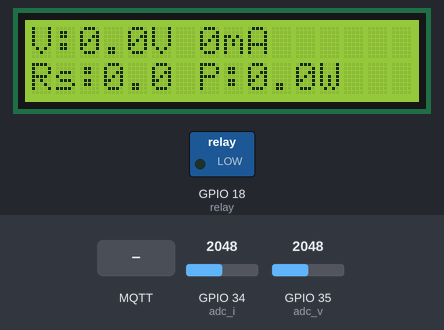
This program was run on a simulated ESP32 board running MicroPython. Shown: 16×2 character LCD, switched loads named in the program (green lamp = pin HIGH). The inputs (shaded band) are chosen by the test bench; at power-on: GPIO 34 (adc_i) = 2048, GPIO 35 (adc_v) = 2048 (analog values on the 0–4095 scale). WiFi joins after 1.5 s; no MQTT or app messages arrive unless stated; the clock reads 2024-03-15 10:24:30 at power-on unless the program sets it; library files of the repository ran but are not shown: boot.py, i2c_lcd.py; what the program prints to the serial console is not drawn.

Above: at 10.7 s.
10.8 s: MQTT message "1" arrives on the first subscribed topic
At 11.4 s:
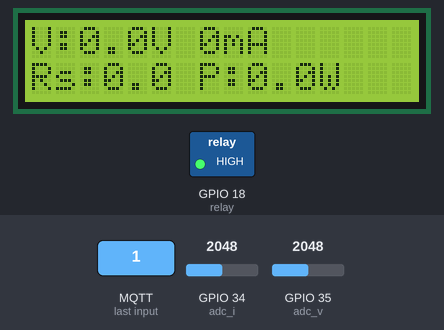
12.3 s: MQTT message "0" arrives on the first subscribed topic
At 12.7 s:
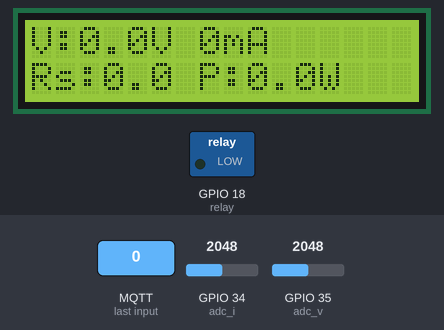
14.1 s: MQTT message "ON" arrives on the first subscribed topic
At 15.0 s:
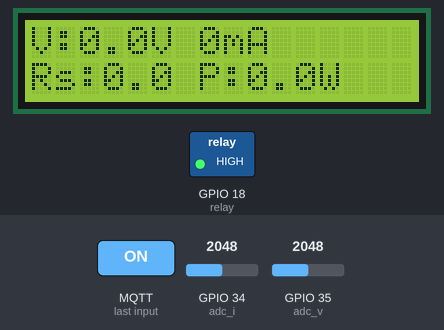
15.6 s: MQTT message "OFF" arrives on the first subscribed topic
At 16.4 s:
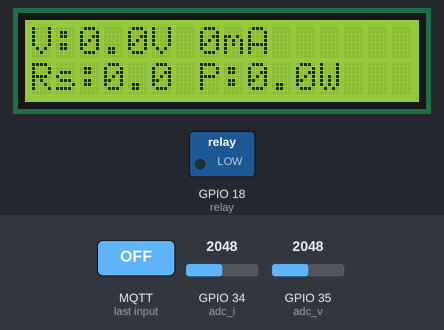
Timing chart, 0 to 18.1 s (numbered marks = the images above; inputs shaded):
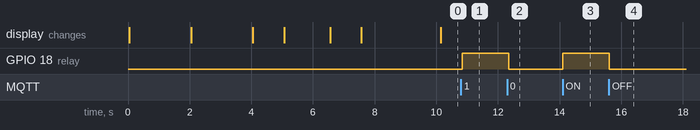

The program:

main.py
```python
from machine import Pin, ADC, I2C
import network
import time
from umqtt.simple import MQTTClient
import math
from i2c_lcd import I2cLcd

# ==============================
# LCD Setup
# ==============================
i2c = I2C(0, scl=Pin(26), sda=Pin(27), freq=400000)
lcd = I2cLcd(i2c, 0x27, 2, 16)

lcd.clear()
lcd.putstr("Hello")
lcd.move_to(0, 1)
lcd.putstr("Smart Plug")
time.sleep(2)
lcd.clear()

# ==============================
# WiFi Config
# ==============================
SSID     = "iQOO Neo9 Pro"
PASSWORD = "12345678"

# ==============================
# Adafruit IO Config
# ==============================
AIO_USERNAME = "yuvrajsingh01"
AIO_KEY      = "aio_loIa11XRcEMmpRm2lDmY4RIQeLoN"

RELAY_FEED   = "relay"
TIMER_FEED   = "timer"
RESET_FEED   = "reset"

VOLTAGE_FEED = "voltage"
CURRENT_FEED = "current"
POWER_FEED   = "power"
ENERGY_FEED  = "energy"
STATUS_FEED  = "status"
ALERT_FEED   = "alerts"
COST_FEED    = "cost"

# ==============================
# Relay
# ==============================
relay        = Pin(18, Pin.OUT)
relay.value(0)           # Start OFF for safety
relay_state  = "OFF"
last_status  = ""

# ==============================
# Timer
# ==============================
timer_value  = 0
timer_start  = 0
timer_active = False

# ==============================
# Safety
# ==============================
MAX_CURRENT      = 2.0    # Amps
MAX_POWER        = 300.0  # Watts
safety_triggered = False
safety_reason    = ""

# ==============================
# ADC Setup
# ==============================
adc_v = ADC(Pin(35))
adc_v.atten(ADC.ATTN_11DB)
adc_v.width(ADC.WIDTH_12BIT)

adc_i = ADC(Pin(34))
adc_i.atten(ADC.ATTN_11DB)
adc_i.width(ADC.WIDTH_12BIT)

ADC_MAX = 4095
VREF    = 3.3
SAMPLES = 1000   # For voltage RMS

# ==============================
# ACS712 Current Sensor Config
# Mirrors Arduino: ACS712 ACS(34, 3.3, 4095, 125)
#
# ACS_SENSITIVITY  = mV per Amp
#   5A  module → 185 mV/A
#   20A module → 100 mV/A
#   30A module → 66  mV/A
# ==============================
ACS_SENSITIVITY    = 110      # mV/A — change for 20A=100, 30A=66
CALIBRATION_OFFSET = 75        # Set to 0 first, tune after testing
NOISE_FLOOR_MA     = 5.0      # mA  — mirrors Arduino: if (mA <= 5) mA = 0
AC_SAMPLES         = 100      # mirrors Arduino: for (int i = 0; i < 100; i++)

# ==============================
# Voltage Config
# ==============================
CALIBRATION_FACTOR = 466.1
NOISE_THRESHOLD_V  = 0.03
alpha_v            = 0.6
last_voltage       = 0.0

# ==============================
# Cost
# ==============================
COST_PER_UNIT = 8.0     # Rs per kWh

# ==============================
# State
# ==============================
energy           = 0.0
last_alert       = ""
current_midpoint = 2048   # Will be calibrated at boot

# ==============================
# Helper: ADC Midpoint
# ==============================
def get_midpoint(adc, samples=500):
    total = 0
    for _ in range(samples):
        total += adc.read()
        time.sleep_us(200)
    return total / samples

# ==============================
# WiFi Connect
# ==============================
def connect_wifi():
    wifi = network.WLAN(network.STA_IF)
    wifi.active(True)
    wifi.connect(SSID, PASSWORD)
    lcd.clear()
    lcd.putstr("Connecting WiFi")
    attempts = 0
    while not wifi.isconnected():
        time.sleep(1)
        attempts += 1
        if attempts > 20:
            lcd.clear()
            lcd.putstr("WiFi Failed!")
            time.sleep(2)
            return
    lcd.clear()
    lcd.putstr("WiFi OK")
    print("WiFi:", wifi.ifconfig())
    time.sleep(1)

connect_wifi()

# ==============================
# Calibrate Current Sensor at Boot
# Relay must be OFF (no load) for accurate zero
# ==============================
lcd.clear()
lcd.putstr("Calibrating...")
lcd.move_to(0, 1)
lcd.putstr("No load please")
time.sleep(1)

current_midpoint = get_midpoint(adc_i, samples=500)
print("Midpoint:", current_midpoint)

lcd.clear()
lcd.putstr("Cal OK")
lcd.move_to(0, 1)
lcd.putstr("Mid:{:.0f}".format(current_midpoint))
time.sleep(1)
lcd.clear()

# ==============================
# MQTT Topics
# ==============================
MQTT_BROKER = "io.adafruit.com"
CLIENT_ID   = "esp32_energy"

def topic(feed):
    return b"%s/feeds/%s" % (AIO_USERNAME.encode(), feed.encode())

relay_topic   = topic(RELAY_FEED)
timer_topic   = topic(TIMER_FEED)
reset_topic   = topic(RESET_FEED)
voltage_topic = topic(VOLTAGE_FEED)
current_topic = topic(CURRENT_FEED)
power_topic   = topic(POWER_FEED)
energy_topic  = topic(ENERGY_FEED)
status_topic  = topic(STATUS_FEED)
alert_topic   = topic(ALERT_FEED)
cost_topic    = topic(COST_FEED)

# ==============================
# MQTT Callback
# ==============================
def on_message(t, msg):
    global relay_state, timer_value, timer_start, timer_active
    global safety_triggered, safety_reason, current_midpoint

    if t == relay_topic:
        if msg in [b'1', b'ON', b'on', b'true']:
            if not safety_triggered:
                relay.value(1)
                relay_state = "ON"
                print("Relay ON")
            else:
                print("Blocked — safety:", safety_reason)

        elif msg in [b'0', b'OFF', b'off', b'false']:
            relay.value(0)
            relay_state = "OFF"
            print("Relay OFF — recalibrating...")
            current_midpoint = get_midpoint(adc_i, samples=300)
            print("New midpoint:", current_midpoint)

    elif t == timer_topic:
        try:
            timer_value = int(msg)
            if timer_value == 0:
                relay.value(0)
                relay_state  = "OFF"
                timer_active = False
                print("Timer cancelled")
            elif timer_value > 0:
                timer_start  = time.time()
                timer_active = True
                print("Timer:", timer_value, "s")
        except:
            pass

    elif t == reset_topic:
        if msg == b'1':
            safety_triggered = False
            safety_reason    = ""
            print("Safety reset")

# ==============================
# MQTT Connect
# ==============================
client = MQTTClient(CLIENT_ID, MQTT_BROKER,
                    user=AIO_USERNAME, password=AIO_KEY)
client.set_callback(on_message)
client.connect()
client.subscribe(relay_topic)
client.subscribe(timer_topic)
client.subscribe(reset_topic)
print("MQTT connected")

# ==============================
# Read Voltage RMS
# ==============================
def read_voltage():
    global last_voltage

    midpoint = get_midpoint(adc_v, samples=200)
    sum_sq   = 0.0

    for _ in range(SAMPLES):
        raw      = adc_v.read()
        centered = raw - midpoint
        v        = centered * (VREF / ADC_MAX)
        sum_sq  += v * v
        time.sleep_us(100)

    vrms = math.sqrt(sum_sq / SAMPLES)

    if vrms < NOISE_THRESHOLD_V:
        last_voltage = 0.0
        return 0.0

    voltage      = vrms * CALIBRATION_FACTOR
    voltage      = alpha_v * voltage + (1 - alpha_v) * last_voltage
    last_voltage = voltage
    return round(voltage, 1)

# ==============================
# mA_AC() — Mimics ACS712 library
#
# Arduino library internally:
#   1. Samples ADC over ~1 AC cycle (20ms for 50Hz)
#   2. Subtracts midpoint (zero crossing)
#   3. Computes RMS voltage
#   4. Divides by sensitivity → Amps → mA
# ==============================
def mA_AC():
    sum_sq        = 0.0
    cycle_samples = 200      # 200 x 100us = 20ms = one 50Hz cycle

    for _ in range(cycle_samples):
        raw      = adc_i.read()
        centered = raw - current_midpoint
        v        = centered * (VREF / ADC_MAX)
        sum_sq  += v * v
        time.sleep_us(100)

    vrms = math.sqrt(sum_sq / cycle_samples)

    # Sensitivity in V/A = ACS_SENSITIVITY / 1000
    mA = (vrms / (ACS_SENSITIVITY / 1000.0)) * 1000.0
    return mA

# ==============================
# read_current() — Exact Arduino logic:
#
#   float average = 0;
#   for (int i = 0; i < 100; i++) {
#       average += ACS.mA_AC();
#   }
#   float mA = abs(average / 100.0) - calibration_factor;
#   if (mA <= 5) mA = 0;
# ==============================
def read_current():
    global current_midpoint

    # Step 1: Get stable midpoint ONCE before sampling
    # (not inside the loop — this was causing signal distortion)
    midpoint = current_midpoint   # Use boot-calibrated value

    # Step 2: Collect raw samples across multiple AC cycles
    # 50Hz = 20ms per cycle → 1000 samples at 100us = 10 full cycles
    # More cycles = more accurate RMS
    num_samples = 1000
    sum_sq = 0.0

    for _ in range(num_samples):
        raw      = adc_i.read()
        centered = raw - midpoint
        v        = centered * (VREF / ADC_MAX)
        sum_sq  += v * v
        time.sleep_us(100)      # 100us × 1000 = 100ms = 5 full 50Hz cycles

    # Step 3: Compute RMS voltage
    vrms = math.sqrt(sum_sq / num_samples)

    # Step 4: Convert to mA using ACS712 formula
    # I(A) = Vrms / sensitivity(V/A)
    mA = (vrms / (ACS_SENSITIVITY / 1000.0)) * 1000.0

    # Step 5: Subtract noise offset (should be small, 0-30mA)
    mA = mA - CALIBRATION_OFFSET

    # Step 6: Zero noise floor
    if mA <= NOISE_FLOOR_MA:
        mA = 0.0

    mA = max(0.0, mA)   # Never go negative

    print("vrms: {:.4f}V  Current: {:.1f} mA".format(vrms, mA))
    return round(mA / 1000.0, 3)   # Return Amps
    # Return Amps for power calc

# ==============================
# Update LCD
# ==============================
def update_lcd(voltage, current_A, power, cost):
    current_mA = round(current_A * 1000, 0)
    lcd.clear()
    lcd.move_to(0, 0)
    lcd.putstr("V:{}V {}mA".format(voltage, int(current_mA)))
    lcd.move_to(0, 1)
    lcd.putstr("Rs:{} P:{}W".format(cost, power))

# ==============================
# Main Loop
# ==============================
last_send      = 0
SEND_INTERVAL  = 15
energy_counter = 0

while True:

    try:
        client.check_msg()
    except Exception as e:
        print("MQTT error:", e)
        try:
            client.connect()
            client.subscribe(relay_topic)
            client.subscribe(timer_topic)
            client.subscribe(reset_topic)
        except:
            pass

    # ---- Timer Check ----
    if timer_active:
        if time.time() - timer_start >= timer_value:
            relay.value(0)
            relay_state  = "OFF"
            timer_active = False
            print("Timer expired")

    # ---- Sensor + Publish ----
    if time.time() - last_send >= SEND_INTERVAL:

        voltage   = read_voltage()
        current_A = read_current()
        power     = round(voltage * current_A, 1)

        # Safety
        if not safety_triggered:
            if current_A > MAX_CURRENT:
                safety_triggered = True
                safety_reason    = "Over Current"
                print("SAFETY: Over Current")
            elif power > MAX_POWER:
                safety_triggered = True
                safety_reason    = "Over Power"
                print("SAFETY: Over Power")

        if safety_triggered:
            relay.value(0)
            relay_state = "OFF"

        # Energy & Cost
        energy = round(energy + (power * SEND_INTERVAL) / 3600000.0, 4)
        cost   = round(energy * COST_PER_UNIT, 2)

        # LCD
        update_lcd(voltage, current_A, power, cost)

        # Status
        actual_status = "OFF" if relay.value() == 0 else "ON"
        if actual_status != last_status:
            try:
                client.publish(status_topic, actual_status)
                last_status = actual_status
            except:
                pass

        # Alerts
        if safety_triggered:
            alert_msg = "ALERT: " + safety_reason
        elif current_A > MAX_CURRENT:
            alert_msg = "High Current"
        elif power > MAX_POWER:
            alert_msg = "High Power"
        elif voltage == 0:
            alert_msg = "No Supply"
        else:
            alert_msg = "Normal"

        if alert_msg != last_alert:
            try:
                client.publish(alert_topic, alert_msg)
                last_alert = alert_msg
            except:
                pass

        # MQTT Publish (staggered to avoid rate limits)
        try:
            client.publish(voltage_topic, str(voltage))
            client.publish(current_topic, str(round(current_A * 1000, 1)))  # in mA

            if energy_counter % 2 == 0:
                client.publish(power_topic, str(power))
            if energy_counter % 3 == 0:
                client.publish(cost_topic, str(cost))
            if energy_counter % 4 == 0:
                client.publish(energy_topic, str(energy))

            energy_counter += 1

        except Exception as e:
            print("Publish error:", e)

        last_send = time.time()

    time.sleep(0.1)
```

Measured:
- after the input at 10.8 s, GPIO 18 (relay): LOW → HIGH at once
- after the input at 12.3 s, GPIO 18 (relay): HIGH → LOW after 0.05 s
- after the input at 14.1 s, GPIO 18 (relay): LOW → HIGH at once
- after the input at 15.6 s, GPIO 18 (relay): HIGH → LOW at once
